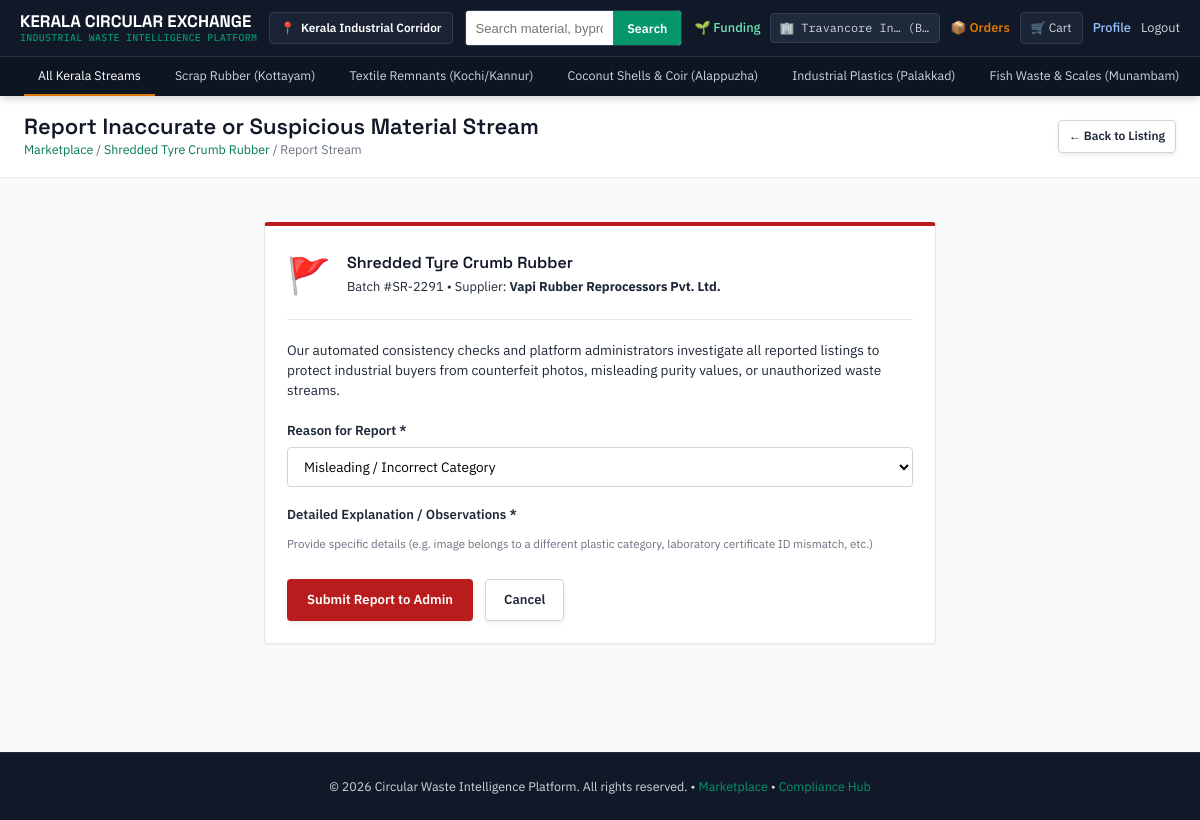
The app's page /report/1/ (signed in) with its own data.
### accounts/models.py (models this page shows, shortened)
class Company(models.Model):
    USER_TYPES = [
        ('supplier', 'Supplier / Waste Generator'),
        ('buyer', 'Buyer / Recycler'),
        ('both', 'Dual Enterprise (Both Buyer & Supplier)'),
    ]
    STATUS = [
        ('pending', 'Pending Verification'),
        ('auto_verified', 'Auto Verified'),
        ('manual_approved', 'Manually Approved'),
        ('verified', 'Verified'),
        ('rejected', 'Rejected'),
        ('flagged', 'Flagged for Review'),
    ]
    user = models.OneToOneField(
        User,
        on_delete=models.CASCADE,
        related_name='company'
    )
    company_name = models.CharField(max_length=200)
    registration_number = models.CharField(
        max_length=100,
        unique=True
    )
    gstin = models.CharField(
        max_length=15,
        unique=True
    )
    authorized_person = models.CharField(
        max_length=150
    )
    phone = models.CharField(
        max_length=15
    )
    address = models.TextField()
    user_type = models.CharField(
        max_length=20,
        choices=USER_TYPES
    )
    permit_document = models.FileField(
        upload_to='permits/',
        blank=True,
        null=True,
        help_text='Upload business registration certificate or pollution control permit.'
    )
    logo_image = models.FileField(
        upload_to='company_logos/',
        blank=True,
        null=True,
        help_text='Enterprise profile picture or company logo.'
    )
    verification_status = models.CharField(
        max_length=20,
        choices=STATUS,
        default='pending'
    )
    email_otp = models.CharField(
        max_length=6,
        blank=True,
        default="",
        help_text="6-digit Email verification OTP code"
    )
    otp_created_at = models.DateTimeField(
        null=True,
        blank=True,
        help_text="Timestamp when registration OTP was generated"
    )
    otp_attempts = models.PositiveSmallIntegerField(
        default=0,
        help_text="Number of failed registration OTP attempts"
    )
    is_email_verified = models.BooleanField(
        default=False,
        help_text="Whether company contact email is verified via OTP"
    )
    reset_otp = models.CharField(
        max_length=6,
        blank=True,
        default="",
        help_text="6-digit Password Reset OTP code"
    )
    reset_otp_created_at = models.DateTimeField(
        null=True,
        blank=True,
        help_text="Timestamp when reset OTP was generated"
    )
    reset_otp_attempts = models.PositiveSmallIntegerField(
        default=0,
        help_text="Number of failed reset OTP attempts"
    )
    verified_at = models.DateTimeField(
        null=True,
        blank=True
    )
    created_at = models.DateTimeField(
        auto_now_add=True
    )

### marketplace/models.py (models this page shows, shortened)
class MaterialListing(models.Model):
    CATEGORY_CHOICES = [
        ("rubber", "Scrap Rubber"),
        ("textile", "Textile Remnants"),
        ("coconut", "Coconut Shells"),
        ("plastic", "Plastic Fragments"),
        ("fish", "Fish Scales"),
        ("paper", "Paper Waste"),
        ("metal", "Metal Scrap"),
    ]
    IMAGE_VERIFICATION_CHOICES = [
        ("Likely Match", "Likely Match"),
        ("Manual Review", "Manual Verification Required"),
        ("Possible Mismatch", "Possible Mismatch"),
    ]
    STATUS_CHOICES = [
        ("active", "Active"),
        ("pending_permit", "Pending Permit"),
        ("fulfilled", "Fulfilled"),
    ]
    APPROVAL_STATUS_CHOICES = [
        ("pending", "Pending Admin Review"),
        ("approved", "Approved & Live on Marketplace"),
        ("rejected", "Rejected"),
    ]
    supplier = models.ForeignKey(Company, on_delete=models.CASCADE, related_name="listings")
    warehouse = models.ForeignKey(
        'accounts.CompanyLocation',
        on_delete=models.SET_NULL,
        null=True,
        blank=True,
        related_name="listings",
        help_text="Dispatch godown/warehouse facility where this byproduct batch is stored"
    )
    category_ref = models.ForeignKey(MaterialCategory, on_delete=models.SET_NULL, null=True, blank=True, related_name="listings")
    material_name = models.CharField(max_length=255)
    category = models.CharField(max_length=20, choices=CATEGORY_CHOICES, default="rubber")
    batch_id = models.CharField(max_length=50, blank=True, default="")
    description = models.TextField(blank=True, default="", help_text="Detailed material composition, source process, and usage recommendations")
    price_per_ton = models.DecimalField(max_digits=10, decimal_places=2)
    recommended_price = models.DecimalField(max_digits=10, decimal_places=2, default=0.00)
    volume_tons = models.DecimalField(max_digits=10, decimal_places=2, help_text="Total available quantity")
    quantity_unit = models.CharField(max_length=20, default="Tons", choices=[("Tons", "Tons"), ("Kg", "Kilograms"), ("Litres", "Litres")])
    condition = models.CharField(max_length=50, default="Recyclable Clean", choices=[("Recyclable Clean", "Recyclable Clean"), ("Unsorted Bulk", "Unsorted Bulk"), ("Reconditioned", "Reconditioned"), ("Processed Scrap", "Processed Scrap")])
    purity_percent = models.PositiveSmallIntegerField(default=90)
    trust_score = models.PositiveSmallIntegerField(default=85)
    location = models.CharField(max_length=255, default="Kochi, Kerala")
    permit_verified = models.BooleanField(default=True)
    status = models.CharField(max_length=20, choices=STATUS_CHOICES, default="active")
    approval_status = models.CharField(max_length=20, choices=APPROVAL_STATUS_CHOICES, default="approved")
    mismatch_warning = models.CharField(max_length=255, blank=True, default="", help_text="Consistency checking alert if category conflicts with name/image")
    is_active = models.BooleanField(default=True)
    image = models.FileField(upload_to="listings/", blank=True, null=True, help_text="Upload waste stream batch photo (JPG, PNG, WebP)")
    image_verification_status = models.CharField(
        max_length=50,
        choices=IMAGE_VERIFICATION_CHOICES,
        default="Manual Review",
        help_text="Automated preliminary image content verification status"
    )
    image_verification_score = models.FloatField(
        default=0.0,
        help_text="Confidence match score percentage (0-100%) based on visual features"
    )
    image_detected_category = models.CharField(
        max_length=100,
        blank=True,
        default="",
        help_text="Detected waste category based on image visual signature"
    )
    use_category_symbol = models.BooleanField(
        default=False,
        help_text="Automatically set to True if uploaded images fail verification, displaying the official category symbol instead."
    )
    quality_certificate = models.FileField(upload_to="quality_certs/", blank=True, null=True, help_text="Chemical lab test report & purity certificate")
    quality_grade = models.CharField(
        max_length=20,
        choices=[
            ("grade_a", "Grade A - Certified Lab Tested"),
            ("grade_b", "Grade B - Secondary Feedstock"),
            ("grade_c", "Grade C - Raw Unsorted Byproduct"),
        ],
        default="grade_a"
    )
    sampling_protocol = models.CharField(
        max_length=255,
        default="Standard Composite Sampling per ASTM D6323 with pre-dispatch retention sample held"
    )
    lab_accreditation_number = models.CharField(
        max_length=100,
        blank=True,
        default="NABL-KL-2026/TC-8812",
        help_text="Accredited testing laboratory certification reference ID"
    )
    lab_audit_status = models.CharField(
        max_length=25,
        choices=[
            ("audited_verified", "Audited & Lab Verified"),
            ("pending_audit", "Pending Lab Audit"),
            ("self_declared", "Supplier Self-Declared"),
        ],
        default="audited_verified"
    )
    moq_tons = models.DecimalField(max_digits=8, decimal_places=2, default=10.00, help_text="Minimum Order Quantity (tons)")
    lead_time_days = models.PositiveIntegerField(default=4)
    packaging_type = models.CharField(max_length=150, default="Woven poly bulk bags, 500 kg")
    moisture_percent = models.DecimalField(max_digits=5, decimal_places=2, default=1.80)
    contamination_percent = models.DecimalField(max_digits=5, decimal_places=2, default=0.40)
    particle_size = models.CharField(max_length=100, default="2–5 mm")
    compliance_id = models.CharField(max_length=100, default="KPCB-WM-22910")
    created_at = models.DateTimeField(auto_now_add=True)
    updated_at = models.DateTimeField(auto_now=True)

### marketplace/views.py (the view)
# urls.py: path("report/<int:pk>/", views.report_listing, name="report_listing"),
@login_required
def report_listing(request, pk):
    listing = get_object_or_404(MaterialListing, pk=pk)
    if request.method == 'POST':
        form = ReportedListingForm(request.POST)
        if form.is_valid():
            report = form.save(commit=False)
            report.listing = listing
            report.reported_by = request.user
            report.save()
            messages.success(
                request,
                f"Thank you. Your report regarding '{listing.material_name}' has been lodged with Platform Admin for verification."
            )
            return redirect('product_detail', pk=pk)
    else:
        form = ReportedListingForm()
    return render(request, 'report_listing.html', {'form': form, 'listing': listing})

### templates/report_listing.html (shortened to what this page needs)
{% extends "base.html" %}
{% block content %}
<div class="page-title-bar">
    <div class="wrap">
        <div>
            <h1 style="font-size: var(--step-2);">Report Inaccurate or Suspicious Material Stream</h1>
            <div class="breadcrumb">
                <a href="{% url 'index' %}">Marketplace</a> /
                <a href="{% url 'product_detail' listing.pk %}">{{ listing.material_name }}</a> /
                Report Stream
            </div>
        </div>
        <div>
            <a href="{% url 'product_detail' listing.pk %}" class="btn btn-outline btn-sm">&larr; Back to Listing</a>
        </div>
    </div>
</div>
<div class="wrap" style="max-width: 720px; padding: 20px 24px 60px;">
    <div class="panel" style="border-top: 4px solid var(--danger);">
        <div style="display: flex; gap: 16px; align-items: center; margin-bottom: 20px; padding-bottom: 16px; border-bottom: 1px solid var(--slate-200);">
            <div style="font-size: 2.2rem;">🚩</div>
            <div>
                <h3 style="margin-bottom: 4px;">{{ listing.material_name }}</h3>
                <div style="font-size: 0.8rem; color: var(--slate-600);">
                    Batch #{{ listing.batch_id }} &bull; Supplier: <strong>{{ listing.supplier.company_name }}</strong>
                </div>
            </div>
        </div>
        <p style="font-size: 0.85rem; color: var(--slate-600); margin-bottom: 20px; line-height: 1.5;">
            Our automated consistency checks and platform administrators investigate all reported listings to protect industrial buyers from counterfeit photos, misleading purity values, or unauthorized waste streams.
        </p>
        <form method="POST">
            <div style="margin-bottom: 18px;">
                <label style="display: block; font-weight: 600; font-size: 0.82rem; margin-bottom: 6px;">Reason for Report *</label>
                {{ form.reason }}
            </div>
            <div style="margin-bottom: 24px;">
                <label style="display: block; font-weight: 600; font-size: 0.82rem; margin-bottom: 6px;">Detailed Explanation / Observations *</label>
                <span style="font-size: 0.72rem; color: var(--slate-500);">Provide specific details (e.g. image belongs to a different plastic category, laboratory certificate ID mismatch, etc.)</span>
            </div>
            <div style="display: flex; gap: 12px;">
                <button type="submit" class="btn btn-danger" style="padding: 10px 20px;">
                    Submit Report to Admin
                </button>
                <a href="{% url 'product_detail' listing.pk %}" class="btn btn-outline" style="padding: 10px 18px;">
                    Cancel
                </a>
            </div>
        </form>
    </div>
</div>
{% endblock %}

### templates/base.html (shortened to what this page needs)
<!DOCTYPE html>
<html lang="en">
<head>
    <link rel="stylesheet" href="https://unpkg.com/leaflet@1.9.4/dist/leaflet.css" />
</head>
<body>
<header class="site-header" id="main-site-header">
    <div class="header-top">
        <a href="{% url 'index' %}" class="logo">
            KERALA CIRCULAR EXCHANGE
            <span>INDUSTRIAL WASTE INTELLIGENCE PLATFORM</span>
        </a>
        <div class="zone-picker" title="Active Regional Supply-Chain Zone">
            📍 <strong>Kerala Industrial Corridor</strong>
        </div>
        <form class="search-bar" action="{% url 'index' %}" method="GET" role="search">
            <input type="text" name="q" value="{{ request.GET.q|default:'' }}" placeholder="Search material, byproduct, or supplier...">
            <button type="submit">Search</button>
        </form>
        <div class="header-actions">
            <a href="{% url 'funding_list' %}" style="color: #6ee7b7; font-weight: 500; font-size: 0.8rem;">🌱 Funding</a>
            {% if request.user.is_authenticated %}
                {% if request.user.company %}
                    <a href="{% url 'profile' %}" class="user-tag" title="Enterprise Profile: {{ request.user.company.company_name }}">🏢 {{ request.user.company.company_name|truncatechars:14 }} ({{ request.user.company.get_user_type_display }})</a>
                    {% if request.user.company.user_type == 'supplier' %}
                        <a href="{% url 'dashboard' %}" style="font-weight:600; color:var(--emerald);">Supplier Hub</a>
                        <a href="{% url 'listing_create' %}" class="btn btn-primary btn-sm">+ List Waste</a>
                    {% elif request.user.company.user_type == 'buyer' %}
                        <a href="{% url 'buyer_orders' %}" style="font-weight:600; color:var(--amber);">📦 Orders</a>
                        <a href="{% url 'cart_view' %}" class="cart-pill">🛒 Cart</a>
                    {% endif %}
                {% else %}
                    <a href="{% url 'profile' %}" class="user-tag">{{ request.user.username }}</a>
                    <a href="{% url 'buyer_orders' %}" style="font-weight:600; color:var(--amber);">📦 Orders</a>
                    <a href="{% url 'cart_view' %}" class="cart-pill">🛒 Cart</a>
                {% endif %}
                <a href="{% url 'profile' %}" style="color: #93c5fd; font-weight: 500;">Profile</a>
                <a href="{% url 'logout' %}">Logout</a>
            {% else %}
                <a href="{% url 'login' %}">Login</a>
                <a href="{% url 'signup' %}" class="btn btn-primary btn-sm">Register Enterprise</a>
                <a href="{% url 'cart_view' %}" class="cart-pill">🛒 Cart</a>
            {% endif %}
        </div>
    </div>
    <nav class="category-ribbon" aria-label="Material categories">
        <div class="wrap">
            <a href="{% url 'index' %}" class="{% if not request.GET.category %}active{% endif %}">All Kerala Streams</a>
            <a href="{% url 'index' %}?category=rubber" class="{% if request.GET.category == 'rubber' %}active{% endif %}">Scrap Rubber (Kottayam)</a>
            <a href="{% url 'index' %}?category=textile" class="{% if request.GET.category == 'textile' %}active{% endif %}">Textile Remnants (Kochi/Kannur)</a>
            <a href="{% url 'index' %}?category=coconut" class="{% if request.GET.category == 'coconut' %}active{% endif %}">Coconut Shells & Coir (Alappuzha)</a>
            <a href="{% url 'index' %}?category=plastic" class="{% if request.GET.category == 'plastic' %}active{% endif %}">Industrial Plastics (Palakkad)</a>
            <a href="{% url 'index' %}?category=fish" class="{% if request.GET.category == 'fish' %}active{% endif %}">Fish Waste & Scales (Munambam)</a>
        </div>
    </nav>
</header>
<main class="main-content">
    {% block content %}{% endblock %}
</main>
<footer class="site-footer">
    <div class="wrap">
        &copy; 2026 Circular Waste Intelligence Platform. All rights reserved. &bull;
        <a href="{% url 'index' %}">Marketplace</a> &bull;
        <a href="{% url 'verification_panel' %}">Compliance Hub</a>
    </div>
</footer>
</body>
</html>

### records on screen
MaterialListing: material_name "Shredded Tyre Crumb Rubber", batch_id "SR-2291", supplier.company_name "Vapi Rubber Reprocessors Pvt. Ltd."

### other values on screen
{{ request.user.company.company_name|truncatechars:14 }} "Travancore In…"
{{ request.user.company.get_user_type_display }} "B…"
